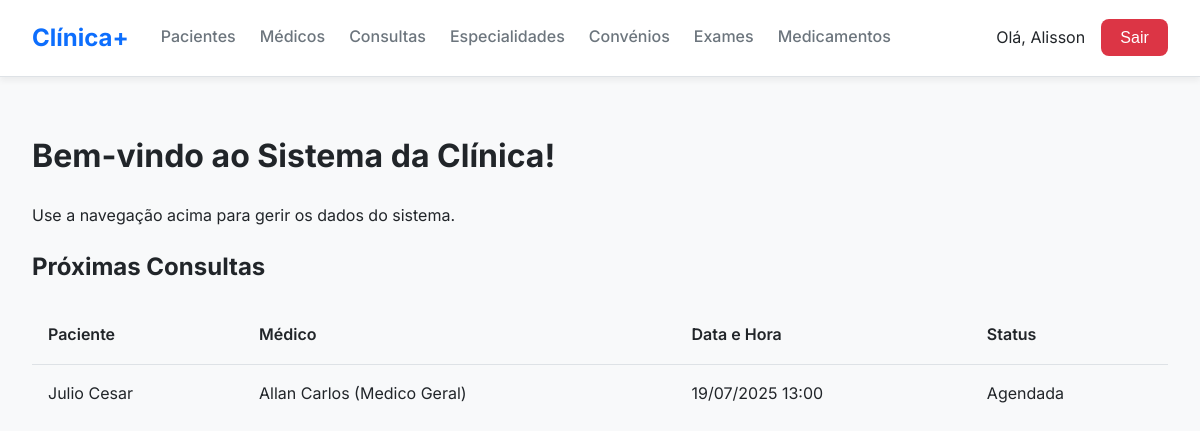
The app's page / (signed in) with its own data.
### core/models.py (models this page shows, shortened)
class Consulta(models.Model):
    STATUS_CHOICES = [('AGENDADA', 'Agendada'), ('REALIZADA', 'Realizada'), ('CANCELADA', 'Cancelada')]
    paciente = models.ForeignKey(Paciente, on_delete=models.PROTECT, related_name="consultas")
    medico = models.ForeignKey(Medico, on_delete=models.PROTECT, related_name="consultas")
    data_hora = models.DateTimeField()
    status = models.CharField(max_length=10, choices=STATUS_CHOICES, default='AGENDADA')
    class Meta:
        verbose_name = "Consulta"
        verbose_name_plural = "Consultas"

class Paciente(models.Model):
    nome_completo = models.CharField(max_length=255)
    data_nascimento = models.DateField()
    cpf = models.CharField(max_length=14, unique=True)
    convenio = models.ForeignKey(Convenio, on_delete=models.PROTECT, null=True, blank=True)
    def __str__(self):
        return self.nome_completo
    class Meta:
        verbose_name = "Paciente"
        verbose_name_plural = "Pacientes"

class Medico(models.Model):
    nome_completo = models.CharField(max_length=255)
    crm = models.CharField(max_length=20, unique=True, help_text="Conselho Regional de Medicina")
    especialidade = models.ForeignKey(Especialidade, on_delete=models.PROTECT, related_name="medicos")
    telefone = models.CharField(max_length=20, blank=True)
    def __str__(self):
        return f"{self.nome_completo} ({self.especialidade.nome})"
    class Meta:
        verbose_name = "Médico"
        verbose_name_plural = "Médicos"

class Especialidade(models.Model):
    nome = models.CharField(max_length=100, unique=True, help_text="Ex: Cardiologia, Neurologia")
    class Meta:
        verbose_name = "Especialidade"
        verbose_name_plural = "Especialidades"

### core/views.py (the view)
# urls.py: path('', views.HomeView.as_view(), name='home'),
class HomeView(LoginRequiredMixin, ListView):
    model = Consulta
    template_name = 'core/home.html'
    context_object_name = 'consultas'
    ordering = ['-data_hora']

### core/templates/core/home.html
{% extends 'core/base.html' %}
{% block content %}
    <h1>Bem-vindo ao Sistema da Clínica!</h1>
    <p>Use a navegação acima para gerir os dados do sistema.</p>
    <h2>Próximas Consultas</h2>
    <table>
        <thead>
            <tr>
                <th>Paciente</th>
                <th>Médico</th>
                <th>Data e Hora</th>
                <th>Status</th>
            </tr>
        </thead>
        <tbody>
            {% for consulta in consultas %}
            <tr>
                <td>{{ consulta.paciente }}</td>
                <td>{{ consulta.medico }}</td>
                <td>{{ consulta.data_hora|date:"d/m/Y H:i" }}</td>
                <td>{{ consulta.get_status_display }}</td>
            </tr>
            {% empty %}
            <tr>
                <td colspan="4">Nenhuma consulta agendada.</td>
            </tr>
            {% endfor %}
        </tbody>
    </table>
{% endblock %}

### core/templates/core/base.html (shortened to what this page needs)
<!DOCTYPE html>
<html lang="pt-br">
<head>
</head>
<body>
    <nav class="navbar">
        <a href="{% url 'home' %}" class="navbar-brand">Clínica+</a>
        <div class="navbar-nav">
            <a href="{% url 'paciente_list' %}" class="nav-link">Pacientes</a>
            <a href="{% url 'medico_list' %}" class="nav-link">Médicos</a>
            <a href="{% url 'consulta_list' %}" class="nav-link">Consultas</a>
            <a href="{% url 'especialidade_list' %}" class="nav-link">Especialidades</a>
            <a href="{% url 'convenio_list' %}" class="nav-link">Convénios</a>
            <a href="{% url 'exame_list' %}" class="nav-link">Exames</a>
            <a href="{% url 'medicamento_list' %}" class="nav-link">Medicamentos</a>
        </div>
        <div class="nav-right">
        {% if user.is_authenticated %}
            <span style="margin-right: 1rem;">Olá, {{ user.username }}</span>
            <form action="{% url 'logout' %}" method="post" style="margin: 0; padding: 0;">
                <button type="submit" class="btn btn-danger">Sair</button>
            </form>
        {% else %}
            <a href="{% url 'login' %}" class="btn btn-primary">Entrar</a>
        {% endif %}
        </div>
    </nav>
    <main class="container">
        {% block content %}{% endblock %}
    </main>
</body>
</html>

### core/templates/core/base.html (style rules this page uses)
:root { --primary-color: #0d6efd; --secondary-color: #6c757d; --success-color: #198754; --danger-color: #dc3545; --light-color: #f8f9fa; --dark-color: #212529; --white-color: #ffffff; --border-color: #dee2e6; --font-family-sans-serif: 'Inter', sans-serif; --box-shadow: 0 4px 6px rgba(0, 0, 0, 0.05); }
body { font-family: var(--font-family-sans-serif); margin: 0; background-color: var(--light-color); color: var(--dark-color); line-height: 1.6; }
.container { max-width: 1200px; margin: 0 auto; padding: 2rem; }
.navbar { background-color: var(--white-color); padding: 1rem 2rem; display: flex; align-items: center; box-shadow: var(--box-shadow); border-bottom: 1px solid var(--border-color); }
.navbar-brand { font-size: 1.5rem; font-weight: 700; color: var(--primary-color); text-decoration: none; }
.navbar-nav { display: flex; margin-left: 2rem; }
.nav-link { color: var(--secondary-color); text-decoration: none; margin-right: 1.5rem; padding: 0.5rem 0; font-weight: 500; border-bottom: 2px solid transparent; transition: all 0.3s ease; }
.nav-right { margin-left: auto; display: flex; align-items: center; }
.btn { display: inline-block; padding: 0.6rem 1.2rem; font-weight: 500; border-radius: 8px; text-decoration: none; border: none; cursor: pointer; transition: all 0.2s ease; font-size: 1rem; }
.btn-danger { background-color: var(--danger-color); color: var(--white-color); }
table { width: 100%; border-collapse: collapse; margin-top: 1rem; }
th, td { padding: 1rem; text-align: left; border-bottom: 1px solid var(--border-color); }
th { background-color: var(--light-color); font-weight: 600; }
tr:last-child td { border-bottom: none; }

### records on screen
Consulta: paciente "Julio Cesar", medico "Allan Carlos (Medico Geral)", data_hora "19/07/2025 13:00", status "Agendada"

### other values on screen
{{ user.username }} "Alisson"
